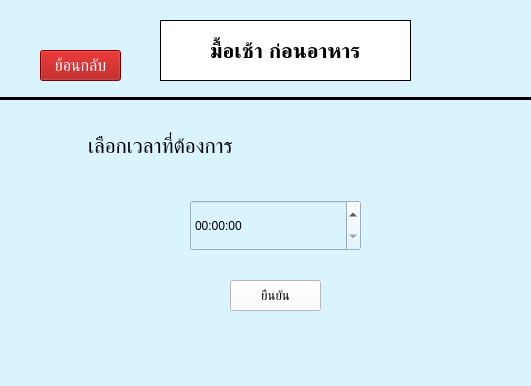
<?xml version="1.0" encoding="UTF-8"?>
<ui version="4.0">
 <class>time_Edit</class>
 <widget class="QMainWindow" name="time_Edit">
  <property name="geometry">
   <rect>
    <x>0</x>
    <y>0</y>
    <width>531</width>
    <height>386</height>
   </rect>
  </property>
  <property name="windowTitle">
   <string>ตั้งเวลา</string>
  </property>
  <property name="styleSheet">
   <string notr="true">background-color: rgb(217, 244, 255)</string>
  </property>
  <widget class="QWidget" name="centralwidget">
   <widget class="QPushButton" name="add_back_pushButton">
    <property name="geometry">
     <rect>
      <x>40</x>
      <y>50</y>
      <width>81</width>
      <height>31</height>
     </rect>
    </property>
    <property name="font">
     <font>
      <pointsize>12</pointsize>
     </font>
    </property>
    <property name="styleSheet">
     <string notr="true">color: rgb(255, 255, 255);
background-color: rgb(166, 0, 0)</string>
    </property>
    <property name="text">
     <string>ย้อนกลับ</string>
    </property>
   </widget>
   <widget class="Line" name="line">
    <property name="geometry">
     <rect>
      <x>0</x>
      <y>90</y>
      <width>1201</width>
      <height>16</height>
     </rect>
    </property>
    <property name="frameShadow">
     <enum>QFrame::Plain</enum>
    </property>
    <property name="lineWidth">
     <number>3</number>
    </property>
    <property name="orientation">
     <enum>Qt::Horizontal</enum>
    </property>
   </widget>
   <widget class="QLabel" name="label">
    <property name="geometry">
     <rect>
      <x>160</x>
      <y>20</y>
      <width>251</width>
      <height>61</height>
     </rect>
    </property>
    <property name="font">
     <font>
      <pointsize>16</pointsize>
      <weight>75</weight>
      <bold>true</bold>
     </font>
    </property>
    <property name="styleSheet">
     <string notr="true">background-color: rgb(255, 255, 255);</string>
    </property>
    <property name="frameShape">
     <enum>QFrame::Box</enum>
    </property>
    <property name="lineWidth">
     <number>1</number>
    </property>
    <property name="text">
     <string>มื้อเช้า ก่อนอาหาร</string>
    </property>
    <property name="textFormat">
     <enum>Qt::AutoText</enum>
    </property>
    <property name="scaledContents">
     <bool>false</bool>
    </property>
    <property name="alignment">
     <set>Qt::AlignCenter</set>
    </property>
    <property name="wordWrap">
     <bool>true</bool>
    </property>
   </widget>
   <widget class="QLabel" name="timeEdit_label">
    <property name="geometry">
     <rect>
      <x>30</x>
      <y>120</y>
      <width>261</width>
      <height>51</height>
     </rect>
    </property>
    <property name="font">
     <font>
      <pointsize>16</pointsize>
     </font>
    </property>
    <property name="text">
     <string>เลือกเวลาที่ต้องการ</string>
    </property>
    <property name="alignment">
     <set>Qt::AlignCenter</set>
    </property>
   </widget>
   <widget class="QPushButton" name="timeEdit_pushButton">
    <property name="geometry">
     <rect>
      <x>230</x>
      <y>280</y>
      <width>91</width>
      <height>31</height>
     </rect>
    </property>
    <property name="font">
     <font>
      <pointsize>10</pointsize>
     </font>
    </property>
    <property name="styleSheet">
     <string notr="true">background-color: rgb(255, 255, 255);</string>
    </property>
    <property name="text">
     <string>ยืนยัน</string>
    </property>
   </widget>
   <widget class="QTimeEdit" name="timeEdit">
    <property name="geometry">
     <rect>
      <x>190</x>
      <y>200</y>
      <width>171</width>
      <height>51</height>
     </rect>
    </property>
    <property name="locale">
     <locale language="English" country="UnitedStates"/>
    </property>
   </widget>
  </widget>
 </widget>
 <resources/>
 <connections/>
</ui>
